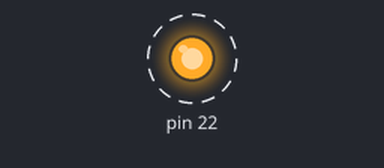
A sketch run on a simulated Arduino Mega 2560, built with avr-gcc and run on an emulated ATmega2560. Shown: output pins drawn as LEDs (lit = HIGH). Dashed ring = blinking.

Above: at 0.08 s.
Timing chart, 0 to 3.0 s (numbered marks = the images above):
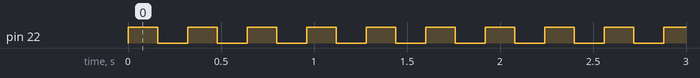

Measured:
- by itself, pin 22: alternates HIGH for 0.16 s and LOW for 0.16 s

The sketch:

160_ms.ino
```cpp
#include <avr/io.h>
#define F_CPU 16000000UL

void Delay();

int main(void) {
  DDRA |= (1 << PA0);

  while (1) {
    PORTA ^= 0x01;
    Delay();
  }
  return 0;
}

void Delay() {
  TCNT1 = 63036;  //1 sec delay
  TCCR1B = 0X05;
  while ((TIFR1 & (1 << TOV1)) == 0)
    ;
  TCCR1B = 0;
  TIFR1 = 0X01;
}
```
